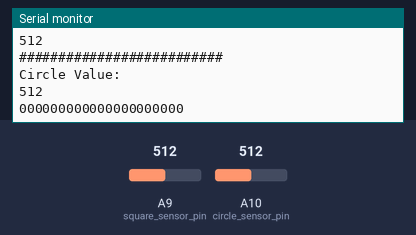
The sketch below on a simulated Arduino Leonardo, built with avr-gcc and run on an emulated ATmega32U4. On the bench: the last lines printed to the serial monitor. Inputs (shaded band) come from the test bench; at power-on: A9 (square_sensor_pin) = 512, A10 (circle_sensor_pin) = 512.

Above: at 1.2 s.
1.3 s: A9 (square_sensor_pin) set to 716
2.8 s: A10 (circle_sensor_pin) set to 306
At 3.25 s:
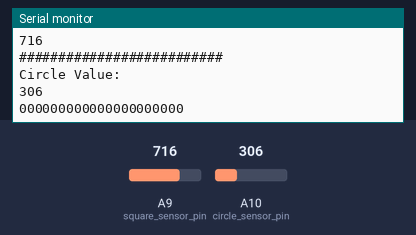
4.3 s: A9 (square_sensor_pin) set to 900
5.8 s: A10 (circle_sensor_pin) set to 122
At 6.28 s:
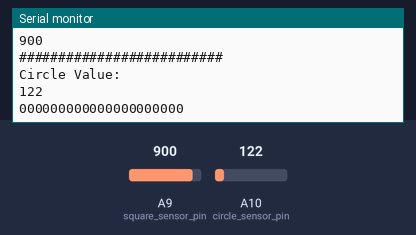
Timing chart, 0 to 8.3 s (numbered marks = the images above; inputs shaded):
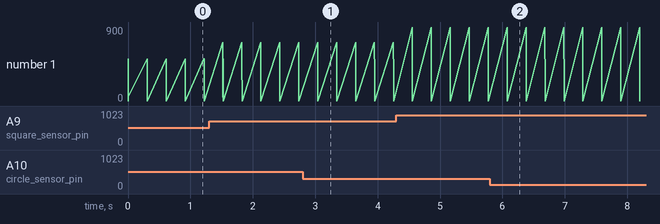

Measured:
- after the input at 2.8 s, the serial monitor: prints a new line after 0.24 s (image 1)
- after the input at 5.8 s, the serial monitor: prints a new line after 0.28 s (image 2)

The sketch:

two-pressure-sensors.ino
```cpp
#include "MIDIUSB.h"

// Global Variables
int square_sensor_pin = A9;
int circle_sensor_pin = A10;
int square_value, square_prev_value = 0;
int circle_value, circle_prev_value = 0;
bool pressed_square, pressed_circle = false;
int note1 = 48; // key values between 0-127
int note2 = 50;
int velocity = 64; //veocity range 0-127

// First parameter is the event type (0x09 = note on, 0x08 = note off).
// Second parameter is note-on/note-off, combined with the channel.
// Channel can be anything between 0-15. Typically reported to the user as 1-16.
// Third parameter is the note number (48 = middle C).
// Fourth parameter is the velocity (64 = normal, 127 = fastest).

void noteOn(byte channel, byte pitch, byte velocity) {
  midiEventPacket_t noteOn = {0x09, 0x90 | channel, pitch, velocity};
  MidiUSB.sendMIDI(noteOn);
}

void noteOff(byte channel, byte pitch, byte velocity) {
  midiEventPacket_t noteOff = {0x08, 0x80 | channel, pitch, velocity};
  MidiUSB.sendMIDI(noteOff);
}

void setup() {
  Serial.begin(9600);
  Serial.println("Started");
}

//compares current value to previous value recorded. Returns true
//if the change in value is greater than a certain value
bool readSquareSensor() {
  square_value = analogRead(square_sensor_pin);
  Serial.println("Square Value: ");
  Serial.println(square_value);
  Serial.println("##########################");
  if(square_value > square_prev_value + 200){
    square_prev_value = square_value;
    return true;
  } else {
      square_prev_value = square_value;
      pressed_square = false;
      return false;
  }
}

//compares current value to previous value recorded. Returns true
//if the change in value is greater than a certain value
bool readCircleSensor() {
  circle_value = analogRead(circle_sensor_pin);
  Serial.println("Circle Value: ");
  Serial.println(circle_value);
  Serial.println("000000000000000000000");
  if(circle_value > circle_prev_value + 100){
    circle_prev_value = circle_value;
    return true;
  } else {
      circle_prev_value = circle_value;
      pressed_circle = false;
      return false;
  }
}

// First parameter is the event type (0x0B = control change).
// Second parameter is the event type, combined with the channel.
// Third parameter is the control number number (0-119).
// Fourth parameter is the control value (0-127).

void controlChange(byte channel, byte control, byte value) {
  midiEventPacket_t event = {0x0B, 0xB0 | channel, control, value};
  MidiUSB.sendMIDI(event);
}

void loop() {

  /*
   * Check square sensor
   */
  if(readSquareSensor() && pressed_square == false){
    Serial.println("Sending square note: ");
    Serial.println(note1);
    noteOn(1, note1, velocity);   // Channel 1, middle C, normal velocity
    pressed_square = true;
  }
  else if(pressed_square == false){
    //Serial.println("Stop sending notes");
    noteOff(1, note1, 0);  // Channel 1, middle C, normal velocity
  }
  /*
   * Check circle sensor
   */
  if(readCircleSensor() && pressed_circle == false){
    Serial.println("Sending circle note: ");
    Serial.println(note2);
    noteOn(2, note2, velocity);   // Channel 0, middle C, normal velocity
    pressed_circle = true;
  }
  else if(pressed_circle == false){
    //Serial.println("Stop sending notes");
    noteOff(2, note2, 0);
  }

  MidiUSB.flush();
  delay(300);
  // controlChange(0, 10, 65); // Set the value of controller 10 on channel 0 to 65
}
```
